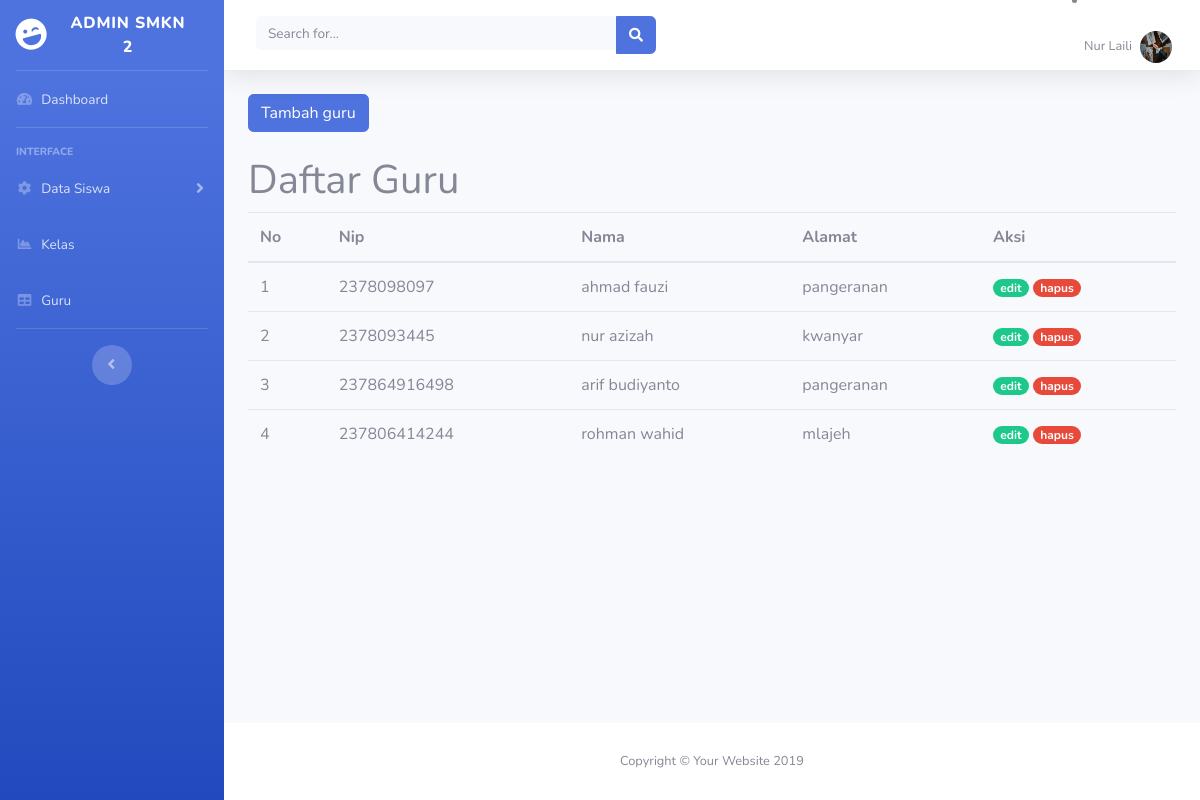
Screenshot of /?hal=lihat_guru with the database file from the repository.
### tables this page shows
CREATE TABLE `guru` (
  `id` int(20) NOT NULL,
  `nik` varchar(20) NOT NULL,
  `nama` varchar(50) NOT NULL,
  `alamat` varchar(50) NOT NULL
);

### halaman/function.php (called while the page is built, shortened)
<?php
	$connect = mysqli_connect("localhost", "root", "", "db_sekolah");
	function query($query) {
		global $connect;
		$result = mysqli_query($connect, $query);
		$rows = [];
		while ($row = mysqli_fetch_assoc($result)) {
			$rows[] = $row;
		}
		return $rows;
	}
 ?>

### halaman/lihat_guru.php (the view, shortened to what this page needs)
<?php
require 'function.php';
$data = query("SELECT * FROM guru");
?>
<!DOCTYPE html>
<html lang="en">
<head>
</head>
<body>
 <a href="?hal=tambah_guru" class="btn btn-primary mb-4">Tambah guru</a>
  <h1>Daftar Guru</h1>
  <table class="table table-hover">
  <thead>
    <tr>
      <th scope="col">No</th>
      <th scope="col">Nip</th>
      <th scope="col">Nama</th>
      <th scope="col">Alamat</th>
      <th scope="col">Aksi</th>
    </tr>
  </thead>
  <tbody>
  <?php $i = 1; ?>
  <?php foreach ($data as $dt) : ?>
    <tr>
      <td><?= $i;  ?></td>
      <td><?= $dt["nik"]; ?></td>
      <td><?= $dt["nama"];  ?></td>
      <td><?= $dt["alamat"];  ?></td>
      <td><a href="?hal=edit_guru&id=<?= $dt['id']; ?>" class="badge badge-pill badge-success">edit</a>
          <a href="?hal=hapus_guru&id=<?= $dt['id']; ?>" class="badge badge-pill badge-danger">hapus</a>
      </td>
    </tr>
  <?php $i++; ?>
  <?php endforeach; ?>
  </tbody>
</table>
</body>
</html>

### rows the page displays
guru: nik "2378098097", nama "ahmad fauzi", alamat "pangeranan"
guru: nik "2378093445", nama "nur azizah", alamat "kwanyar"
guru: nik "237864916498", nama "arif budiyanto", alamat "pangeranan"
guru: nik "237806414244", nama "rohman wahid", alamat "mlajeh"
